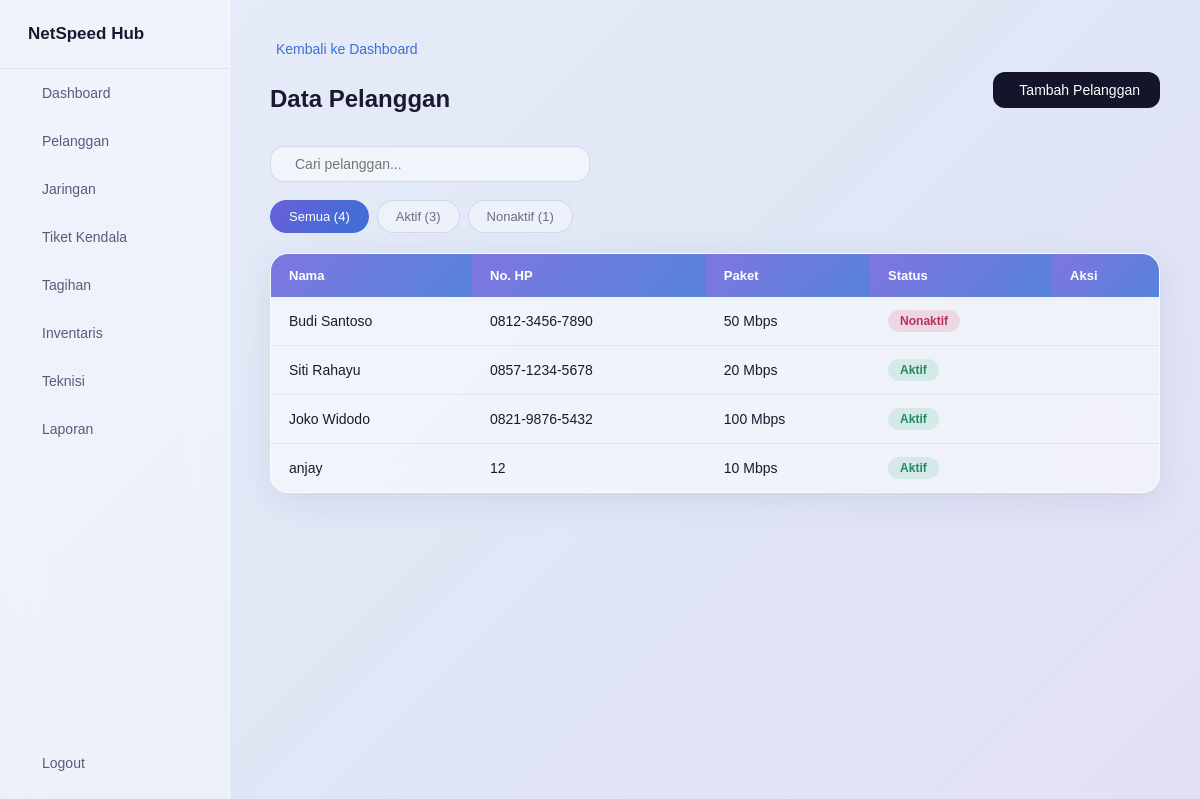
Page /pelanggan (signed in) on the committed database.
### tables this page shows
CREATE TABLE pelanggan (
            id INTEGER PRIMARY KEY AUTOINCREMENT,
            nama TEXT NOT NULL,
            no_hp TEXT,
            paket TEXT,
            status TEXT DEFAULT 'Aktif'
        );

### App.py (the view)
@app.route("/pelanggan")
def pelanggan():
    if session.get("role") != "admin":
        return redirect(url_for("login"))
    filter_status = request.args.get("filter", "semua")
    kata_cari = request.args.get("cari", "")
    conn = get_connection()
    cursor = conn.cursor()
    query = "SELECT * FROM pelanggan WHERE nama LIKE ?"
    params = [f"%{kata_cari}%"]
    if filter_status == "aktif":
        query += " AND status = 'Aktif'"
    elif filter_status == "nonaktif":
        query += " AND status = 'Nonaktif'"
    cursor.execute(query, params)
    daftar_pelanggan = cursor.fetchall()
    cursor.execute("SELECT COUNT(*) FROM pelanggan")
    jumlah_semua = cursor.fetchone()[0]
    cursor.execute("SELECT COUNT(*) FROM pelanggan WHERE status = 'Aktif'")
    jumlah_aktif = cursor.fetchone()[0]
    cursor.execute("SELECT COUNT(*) FROM pelanggan WHERE status = 'Nonaktif'")
    jumlah_nonaktif = cursor.fetchone()[0]
    conn.close()
    return render_template(
        "pelanggan.html",
        daftar_pelanggan=daftar_pelanggan,
        filter_status=filter_status,
        kata_cari=kata_cari,
        jumlah_semua=jumlah_semua,
        jumlah_aktif=jumlah_aktif,
        jumlah_nonaktif=jumlah_nonaktif
    )

### App.py (called while the page is built)
@app.context_processor
def inject_notifikasi():
    if "username" not in session:
        return {}
    conn = get_connection()
    cursor = conn.cursor()
    notif = 0
    if session.get("role") in ["admin", "teknisi"]:
        cursor.execute(
            "SELECT COUNT(*) FROM tiket_kendala WHERE status = 'Dilaporkan'"
        )
        notif = cursor.fetchone()[0]
    elif session.get("role") == "pelanggan":
        cursor.execute(
            "SELECT COUNT(*) FROM tiket_kendala WHERE pelanggan_id = ? AND status = 'Sedang Ditangani'",
            (session.get("pelanggan_id"),)
        )
        notif = cursor.fetchone()[0]
    conn.close()
    return {"jumlah_notifikasi": notif}

### database.py (called while the page is built)
def get_connection():
    conn = sqlite3.connect("database.db")
    conn.row_factory = sqlite3.Row
    return conn

### Templates/pelanggan.html (shortened to what this page needs)
{% extends "base.html" %}
{% block content %}
    <a href="{{ url_for('dashboard') }}" class="back-link"> Kembali ke Dashboard</a>
    <div class="page-header">
        <h1>Data Pelanggan</h1>
        <a href="{{ url_for('tambah_pelanggan') }}" class="btn-primary"> Tambah Pelanggan</a>
    </div>
    <form method="GET" action="{{ url_for('pelanggan') }}" class="search-bar">
        <input type="text" name="cari" value="{{ kata_cari }}" placeholder="Cari pelanggan...">
    </form>
    <div class="filter-tabs">
        <a href="{{ url_for('pelanggan', filter='semua', cari=kata_cari) }}"
           class="filter-tab {% if filter_status == 'semua' %}active{% endif %}">
            Semua ({{ jumlah_semua }})
        </a>
        <a href="{{ url_for('pelanggan', filter='aktif', cari=kata_cari) }}"
           class="filter-tab {% if filter_status == 'aktif' %}active{% endif %}">
            Aktif ({{ jumlah_aktif }})
        </a>
        <a href="{{ url_for('pelanggan', filter='nonaktif', cari=kata_cari) }}"
           class="filter-tab {% if filter_status == 'nonaktif' %}active{% endif %}">
            Nonaktif ({{ jumlah_nonaktif }})
        </a>
    </div>
    <table class="data-table">
        <thead>
            <tr>
                <th>Nama</th>
                <th>No. HP</th>
                <th>Paket</th>
                <th>Status</th>
                <th>Aksi</th>
            </tr>
        </thead>
        <tbody>
            {% for p in daftar_pelanggan %}
            <tr>
                <td>{{ p.nama }}</td>
                <td>{{ p.no_hp }}</td>
                <td>{{ p.paket }}</td>
                <td>
                    {% if p.status == "Aktif" %}
                        <span class="badge badge-green">Aktif</span>
                    {% else %}
                        <span class="badge badge-red">Nonaktif</span>
                    {% endif %}
                </td>
                <td>
                </td>
            </tr>
            {% endfor %}
        </tbody>
    </table>
{% endblock %}

### Static/Style.css (style rules this page uses)
* { margin: 0; padding: 0; box-sizing: border-box; }
body { font-family: Arial, sans-serif; background: linear-gradient(135deg, #e8ecf9 0%, #dfe7f5 50%, #e3e0f5 100%); min-height: 100vh; }
a { text-decoration: none; }
.main-content h1 { color: #1a1a2e; margin-bottom: 25px; font-size: 24px; }
.back-link { display: inline-flex; align-items: center; gap: 6px; margin-bottom: 15px; color: #3b6fd6; font-size: 14px; }
.btn-primary { display: inline-flex; align-items: center; gap: 6px; margin-bottom: 18px; padding: 10px 20px; background: #14142b; color: white; border-radius: 12px; font-size: 14px; border: none; cursor: pointer; transition: transform 0.15s, box-shadow 0.15s; }
.data-table { width: 100%; border-collapse: separate; border-spacing: 0; background: rgba(255, 255, 255, 0.5); backdrop-filter: blur(16px); border: 1px solid rgba(255, 255, 255, 0.6); border-radius: 18px; overflow: hidden; box-shadow: 0 8px 32px rgba(80, 90, 160, 0.12); }
.data-table th { background: linear-gradient(135deg, rgba(106, 95, 219, 0.85), rgba(59, 111, 214, 0.85)); color: white; text-align: left; padding: 14px 18px; font-size: 13px; }
.data-table td { padding: 13px 18px; border-bottom: 1px solid rgba(150, 150, 200, 0.15); font-size: 14px; color: #1a1a2e; }
.data-table tbody tr { transition: background-color 0.15s; }
.data-table tr:last-child td { border-bottom: none; }
.badge { display: inline-block; padding: 4px 12px; border-radius: 20px; font-size: 12px; font-weight: bold; }
.badge-green { background-color: rgba(60, 180, 130, 0.15); color: #1e8c5f; }
.badge-red { background-color: rgba(214, 72, 111, 0.15); color: #b8305a; }
.page-header { display: flex; justify-content: space-between; align-items: center; margin-bottom: 20px; }
.page-header h1 { margin-bottom: 0; }
.search-bar { display: flex; align-items: center; gap: 8px; background: rgba(255, 255, 255, 0.5); backdrop-filter: blur(10px); border: 1px solid rgba(150, 150, 200, 0.3); border-radius: 14px; padding: 9px 16px; max-width: 320px; margin-bottom: 18px; }
.search-bar input[type="text"] { border: none; outline: none; font-size: 14px; flex: 1; background: transparent; }
.filter-tabs { display: flex; gap: 8px; margin-bottom: 20px; }
.filter-tab { padding: 8px 18px; border: 1px solid rgba(150, 150, 200, 0.3); border-radius: 20px; font-size: 13px; color: #6b6b85; background: rgba(255, 255, 255, 0.4); transition: transform 0.15s, background 0.2s; }
.filter-tab.active { background: linear-gradient(135deg, #6a5fdb, #3b6fd6); color: white; border-color: transparent; }

### rows in the picture
pelanggan: nama "Budi Santoso", no_hp "0812-3456-7890", paket "50 Mbps", status "Nonaktif"
pelanggan: nama "Siti Rahayu", no_hp "0857-1234-5678", paket "20 Mbps", status "Aktif"
pelanggan: nama "Joko Widodo", no_hp "0821-9876-5432", paket "100 Mbps", status "Aktif"
pelanggan: nama "anjay", no_hp "12", paket "10 Mbps", status "Aktif"

### other values in the picture
{{ jumlah_semua }} "4"
{{ jumlah_aktif }} "3"
{{ jumlah_nonaktif }} "1"
